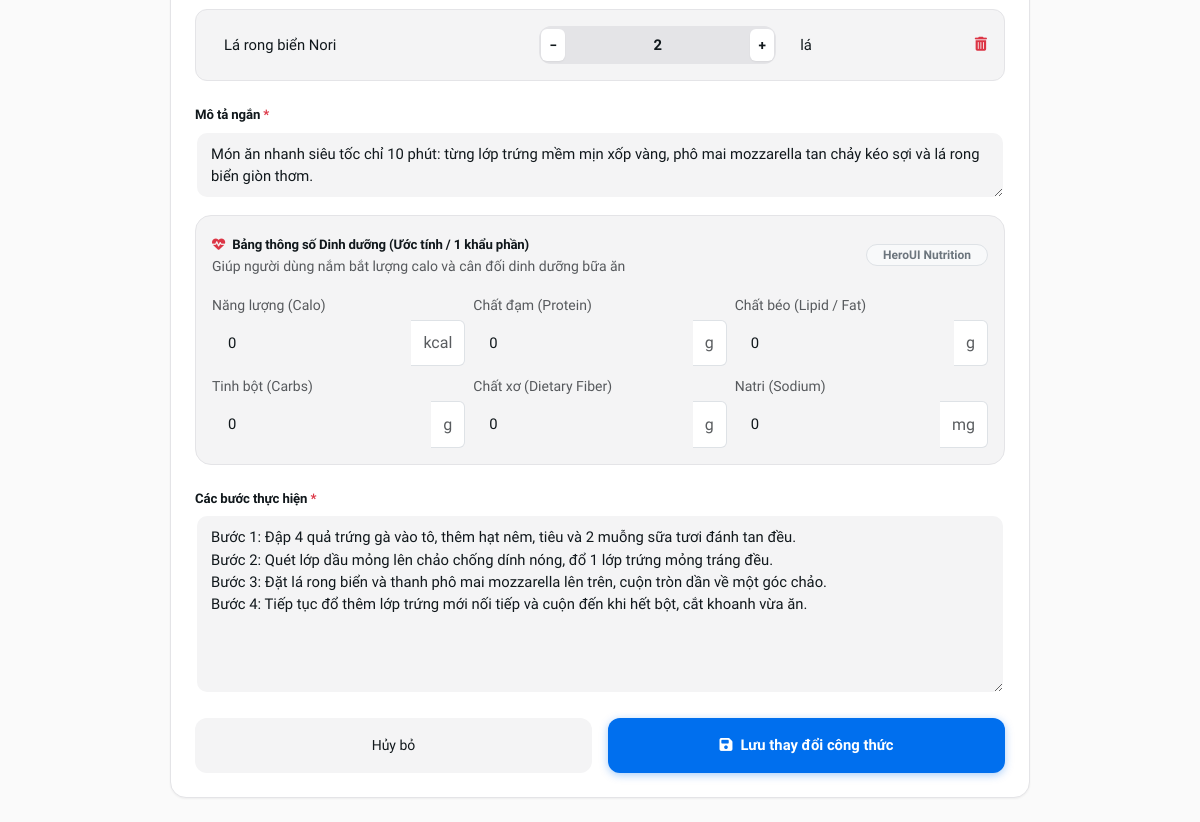
The page /app/public/edit.php?id=25 (signed in, lower part) on the database as committed earlier.
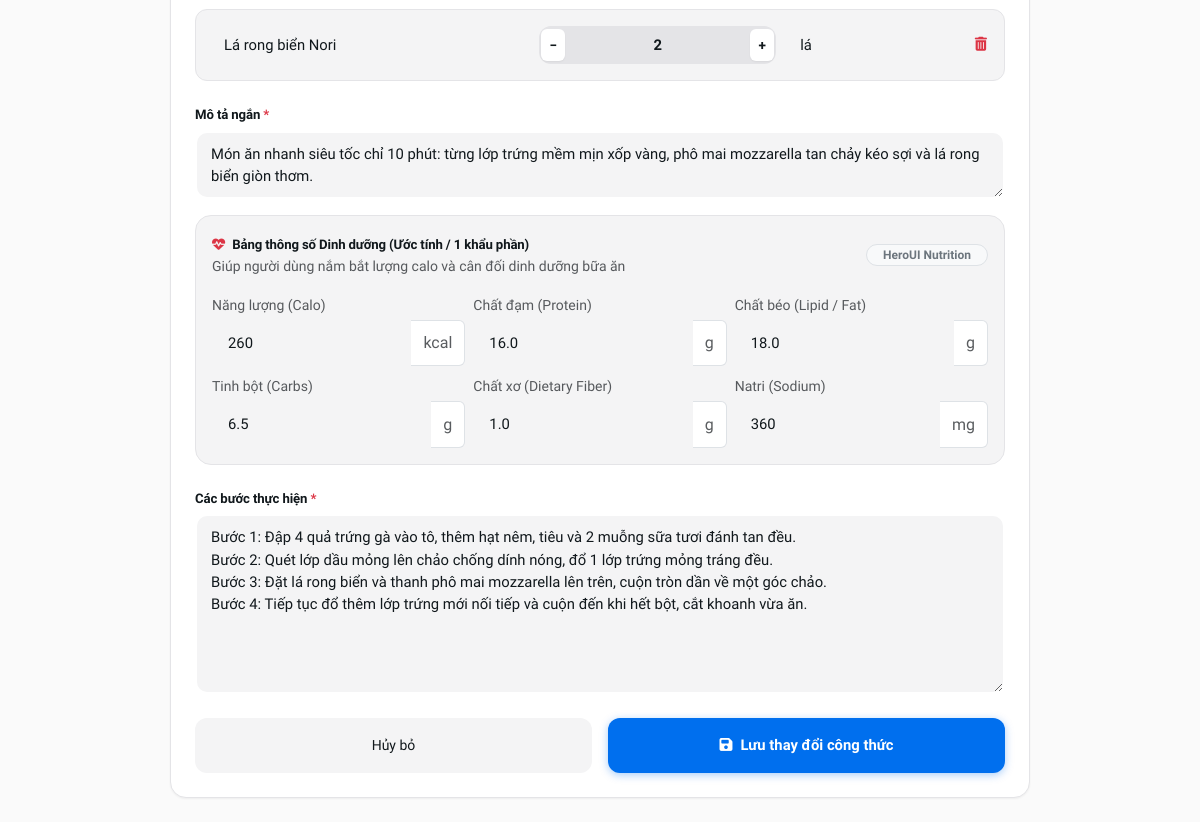
The same page on the database as committed later.
### tables this page shows
CREATE TABLE `recipe_ingredients` (
  `recipe_id` int NOT NULL,
  `ingredient_id` int NOT NULL,
  `quantity` varchar(50) DEFAULT NULL,
  `unit` varchar(50) DEFAULT NULL,
  PRIMARY KEY (`recipe_id`,`ingredient_id`),
  KEY `ingredient_id` (`ingredient_id`),
  CONSTRAINT `recipe_ingredients_ibfk_1` FOREIGN KEY (`recipe_id`) REFERENCES `recipes` (`id`) ON DELETE CASCADE,
  CONSTRAINT `recipe_ingredients_ibfk_2` FOREIGN KEY (`ingredient_id`) REFERENCES `ingredients` (`id`) ON DELETE CASCADE
);

CREATE TABLE `ingredients` (
  `id` int NOT NULL AUTO_INCREMENT,
  `name` varchar(255) NOT NULL,
  PRIMARY KEY (`id`),
  UNIQUE KEY `name` (`name`)
);

CREATE TABLE `recipes` (
  `id` int NOT NULL AUTO_INCREMENT,
  `title` varchar(255) NOT NULL,
  `slug` varchar(255) NOT NULL,
  `description` text,
  `image` varchar(255) DEFAULT NULL,
  `cook_time` int DEFAULT NULL,
  `servings` int DEFAULT NULL,
  `difficulty` varchar(50) DEFAULT NULL,
  `category_id` int DEFAULT NULL,
  `instructions` text,
  `created_at` timestamp NULL DEFAULT CURRENT_TIMESTAMP,
  `updated_at` timestamp NULL DEFAULT CURRENT_TIMESTAMP ON UPDATE CURRENT_TIMESTAMP,
  `rating` decimal(2,1) DEFAULT '4.8',
  `rating_count` int DEFAULT '120',
  PRIMARY KEY (`id`),
  UNIQUE KEY `slug` (`slug`),
  KEY `category_id` (`category_id`),
  CONSTRAINT `recipes_ibfk_1` FOREIGN KEY (`category_id`) REFERENCES `categories` (`id`) ON DELETE SET NULL
);

CREATE TABLE `recipe_nutrition` (
  `id` int NOT NULL AUTO_INCREMENT,
  `recipe_id` int NOT NULL,
  `calories` int NOT NULL DEFAULT '0',
  `protein` decimal(5,1) NOT NULL DEFAULT '0.0',
  `fat` decimal(5,1) NOT NULL DEFAULT '0.0',
  `carbs` decimal(5,1) NOT NULL DEFAULT '0.0',
  `fiber` decimal(5,1) NOT NULL DEFAULT '0.0',
  `sodium` int NOT NULL DEFAULT '0',
  PRIMARY KEY (`id`),
  UNIQUE KEY `recipe_id` (`recipe_id`),
  CONSTRAINT `fk_recipe_nutrition_recipe` FOREIGN KEY (`recipe_id`) REFERENCES `recipes` (`id`) ON DELETE CASCADE
);

### app/public/edit.php (the view, shortened to what this page needs)
<?php
require_once __DIR__ . '/../src/db.php';
$id = isset($_GET['id']) ? (int)$_GET['id'] : 0;
$stmt = $pdo->prepare("SELECT * FROM recipes WHERE id = ?");
$stmt->execute([$id]);
$recipe = $stmt->fetch();
$stmtIng = $pdo->prepare("SELECT i.name, ri.quantity, ri.unit FROM recipe_ingredients ri JOIN ingredients i ON ri.ingredient_id = i.id WHERE ri.recipe_id = ?");
$stmtIng->execute([$id]);
$currentIngredients = $stmtIng->fetchAll();
$stmtNutrFetch = $pdo->prepare("SELECT * FROM recipe_nutrition WHERE recipe_id = ?");
$stmtNutrFetch->execute([$id]);
$nutrition = $stmtNutrFetch->fetch() ?: [
    'calories' => 0,
    'protein' => 0.0,
    'fat' => 0.0,
    'carbs' => 0.0,
    'fiber' => 0.0,
    'sodium' => 0
];
?>
<!DOCTYPE html>
<html lang="vi">
<head>
    <link href="https://cdn.jsdelivr.net/npm/bootstrap@5.3.0/dist/css/bootstrap.min.css" rel="stylesheet">
    <link rel="stylesheet" href="https://cdnjs.cloudflare.com/ajax/libs/font-awesome/6.4.0/css/all.min.css">
    <link rel="stylesheet" href="css/style.css">
</head>
<body style="background-color: #FAFAFA;">
    <div class="container py-4">
        <div class="heroui-card mx-auto shadow-md" style="max-width: 860px;">
            <div class="p-4">
                <form method="POST" enctype="multipart/form-data">
                    <div class="mb-4">
                        <div id="ingredientsList">
                            <?php if(!empty($currentIngredients)): ?>
                                <?php foreach($currentIngredients as $idx => $ing): ?>
                                    <div class="ingredient-row d-flex align-items-center gap-2">
                                        <input type="text" name="ingredients[<?= $idx ?>][name]" class="form-control heroui-input" value="<?= htmlspecialchars($ing['name']) ?>" placeholder="Tên nguyên liệu" style="flex: 2;">
                                        <div class="heroui-stepper" style="flex: 1.6;">
                                            <button type="button" class="heroui-stepper-btn btn-step-down" title="Giảm định lượng">−</button>
                                            <input type="text" name="ingredients[<?= $idx ?>][quantity]" class="form-control heroui-input ing-qty-input" value="<?= htmlspecialchars($ing['quantity']) ?>" placeholder="Số lượng">
                                            <button type="button" class="heroui-stepper-btn btn-step-up" title="Tăng định lượng">+</button>
                                        </div>
                                        <input type="text" name="ingredients[<?= $idx ?>][unit]" class="form-control heroui-input" value="<?= htmlspecialchars($ing['unit']) ?>" placeholder="Đơn vị (g, ml...)" style="flex: 1;">
                                        <button type="button" class="btn btn-sm btn-link text-danger p-1 btn-remove-ing" title="Xóa"><i class="fa-solid fa-trash-can"></i></button>
                                    </div>
                                <?php endforeach; ?>
                            <?php endif; ?>
                        </div>
                    </div>
                    <div class="heroui-input-group mb-3">
                        <label class="heroui-label">Mô tả ngắn <span class="text-danger">*</span></label>
                        <textarea name="description" class="form-control heroui-input" rows="2" required><?= htmlspecialchars($recipe['description']) ?></textarea>
                    </div>
                    <div class="mb-4 p-3 rounded-4" style="background: var(--content2); border: 1px solid var(--border-color);">
                        <div class="d-flex justify-content-between align-items-center mb-2">
                            <div>
                                <label class="heroui-label m-0">
                                    <i class="fa-solid fa-heart-pulse text-danger me-1"></i> Bảng thông số Dinh dưỡng (Ước tính / 1 khẩu phần)
                                </label>
                                <small class="text-muted d-block">Giúp người dùng nắm bắt lượng calo và cân đối dinh dưỡng bữa ăn</small>
                            </div>
                            <span class="badge bg-light text-secondary border rounded-pill px-3 py-1">HeroUI Nutrition</span>
                        </div>
                        <div class="row g-2 mt-1">
                            <div class="col-md-4 col-6">
                                <label class="small text-muted mb-1">Năng lượng (Calo)</label>
                                <div class="input-group">
                                    <input type="number" name="calories" class="form-control heroui-input" value="<?= htmlspecialchars($nutrition['calories']) ?>" min="0" step="1">
                                    <span class="input-group-text bg-white border-start-0 text-muted small">kcal</span>
                                </div>
                            </div>
                            <div class="col-md-4 col-6">
                                <label class="small text-muted mb-1">Chất đạm (Protein)</label>
                                <div class="input-group">
                                    <input type="number" name="protein" class="form-control heroui-input" value="<?= htmlspecialchars($nutrition['protein']) ?>" min="0" step="0.1">
                                    <span class="input-group-text bg-white border-start-0 text-muted small">g</span>
                                </div>
                            </div>
                            <div class="col-md-4 col-6">
                                <label class="small text-muted mb-1">Chất béo (Lipid / Fat)</label>
                                <div class="input-group">
                                    <input type="number" name="fat" class="form-control heroui-input" value="<?= htmlspecialchars($nutrition['fat']) ?>" min="0" step="0.1">
                                    <span class="input-group-text bg-white border-start-0 text-muted small">g</span>
                                </div>
                            </div>
                            <div class="col-md-4 col-6">
                                <label class="small text-muted mb-1">Tinh bột (Carbs)</label>
                                <div class="input-group">
                                    <input type="number" name="carbs" class="form-control heroui-input" value="<?= htmlspecialchars($nutrition['carbs']) ?>" min="0" step="0.1">
                                    <span class="input-group-text bg-white border-start-0 text-muted small">g</span>
                                </div>
                            </div>
                            <div class="col-md-4 col-6">
                                <label class="small text-muted mb-1">Chất xơ (Dietary Fiber)</label>
                                <div class="input-group">
                                    <input type="number" name="fiber" class="form-control heroui-input" value="<?= htmlspecialchars($nutrition['fiber']) ?>" min="0" step="0.1">
                                    <span class="input-group-text bg-white border-start-0 text-muted small">g</span>
                                </div>
                            </div>
                            <div class="col-md-4 col-6">
                                <label class="small text-muted mb-1">Natri (Sodium)</label>
                                <div class="input-group">
                                    <input type="number" name="sodium" class="form-control heroui-input" value="<?= htmlspecialchars($nutrition['sodium']) ?>" min="0" step="1">
                                    <span class="input-group-text bg-white border-start-0 text-muted small">mg</span>
                                </div>
                            </div>
                        </div>
                    </div>
                    <div class="heroui-input-group mb-4">
                        <label class="heroui-label">Các bước thực hiện <span class="text-danger">*</span></label>
                        <textarea name="instructions" class="form-control heroui-input" rows="7" required><?= htmlspecialchars($recipe['instructions']) ?></textarea>
                    </div>
                    <div class="d-flex gap-3">
                        <a href="admin.php" class="heroui-btn-light w-50 py-3 text-center text-decoration-none">
                            Hủy bỏ
                        </a>
                        <button type="submit" class="heroui-btn-primary w-50 py-3">
                            <i class="fa-solid fa-floppy-disk"></i> Lưu thay đổi công thức
                        </button>
                    </div>
                </form>
            </div>
        </div>
    </div>
</body>
</html>

### app/public/css/style.css (style rules this page uses)
:root { --primary-color: #006FEE; --primary-hover: #005bc4; --primary-focus: #0050ad; --primary-50: #e6f1fe; --primary-100: #cce3fd; --secondary-color: #7828C8; --success-color: #17C964; --warning-color: #F5A524; --danger-color: #F31260; --text-main: #11181C; --text-muted: #71717A; --bg-color: #FAFAFA; --card-bg: #FFFFFF; --content2: #F4F4F5; --content3: #E4E4E7; --border-color: #E4E4E7; --radius-sm: 8px; --radius-md: 12px; --radius-lg: 16px; --radius-xl: 20px; --radius-full: 9999px; --shadow-sm: 0 1px 2px 0 rgba(0, 0, 0, 0.05); --shadow-md: 0 4px 14px 0 rgba(0, 0, 0, 0.08); --shadow-lg: 0 10px 25px -5px rgba(0, 0, 0, 0.08), 0 8px 10px -6px rgba(0, 0, 0, 0.04); }
body, button, input, select, textarea, h1, h2, h3, h4, h5, h6, p, span, a, label { font-family: 'Plus Jakarta Sans', -apple-system, BlinkMacSystemFont, "Segoe UI", Roboto, sans-serif !important; }
body { background-color: var(--bg-color); color: var(--text-main); -webkit-font-smoothing: antialiased; }
.heroui-card { background: var(--card-bg); border: 1px solid var(--border-color); border-radius: var(--radius-lg); box-shadow: var(--shadow-sm); transition: all 0.25s cubic-bezier(0.4, 0, 0.2, 1); }
.heroui-input-group { display: flex; flex-direction: column; gap: 6px; }
.heroui-label { font-size: 0.825rem; font-weight: 600; color: var(--text-main); letter-spacing: -0.01em; }
.heroui-input { background-color: var(--content2) !important; border: 2px solid transparent !important; border-radius: var(--radius-md) !important; padding: 10px 14px !important; font-size: 0.925rem; color: var(--text-main) !important; transition: all 0.2s ease !important; }
.heroui-btn-primary { background: var(--primary-color); color: #FFFFFF !important; border: none; border-radius: var(--radius-md); padding: 10px 20px; font-weight: 600; font-size: 0.925rem; display: inline-flex; align-items: center; justify-content: center; gap: 8px; box-shadow: 0 2px 8px rgba(0, 111, 238, 0.35); transition: all 0.2s cubic-bezier(0.4, 0, 0.2, 1); }
.heroui-btn-light { background: var(--content2); color: var(--text-main) !important; border: 1px solid transparent; border-radius: var(--radius-md); padding: 8px 16px; font-weight: 500; font-size: 0.875rem; transition: all 0.2s ease; }
.ingredient-row { background: var(--content2); border: 1px solid var(--border-color); border-radius: var(--radius-md); padding: 12px; margin-bottom: 10px; transition: all 0.2s ease; }
.heroui-stepper { display: inline-flex; align-items: center; background: var(--content3); border-radius: var(--radius-md); padding: 2px; gap: 2px; }
.heroui-stepper-btn { width: 28px; height: 32px; background: #FFFFFF; border: none; border-radius: 6px; display: flex; align-items: center; justify-content: center; color: var(--text-main); font-size: 0.85rem; font-weight: bold; cursor: pointer; transition: all 0.15s ease; box-shadow: 0 1px 2px rgba(0,0,0,0.05); }
.heroui-stepper .heroui-input { background: transparent !important; text-align: center; padding: 4px 6px !important; font-weight: 600; }

Rows that differ between the two databases and show on the page:
added recipe_nutrition: calories "260", protein "16.0", fat "18.0", carbs "6.5", fiber "1.0", sodium "360"
Other text that changed with them:
form field calories: "0" → (not shown)
form field protein: "0" → (not shown)
form field fat: "0" → (not shown)
form field carbs: "0" → (not shown)
form field fiber: "0" → (not shown)
form field sodium: "0" → (not shown)
